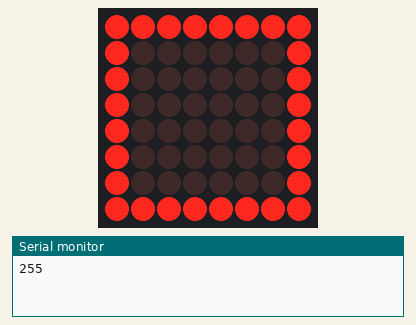
A sketch run on a simulated Arduino Uno, built with avr-gcc and run on an emulated ATmega328P. On the bench: 8×8 LED matrix, the last lines printed to the serial monitor.

Above: at 0.01 s.
At 0.63 s:
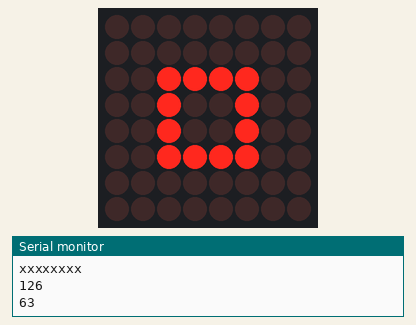

The sketch:

Square.ino
```cpp
#include "LedControl.h"
#include <binary.h>

#define SIZE 8
#define SPEED 50

LedControl lc=LedControl(2,4,3,1); //Pins: DIN,CLK,CS,

int aux;
int num;
int c ;

void setup() {

  lc.shutdown(0,false);
  lc.setIntensity(0,1);

Serial.begin(9600);

aux = 0;
num = 255;
c = 0;
}

void loop() {

Serial.print(num);

lc.setRow(0,aux,num);
lc.setRow(0,(SIZE - 1) - aux,num);
lc.setColumn(0,aux,num);
lc.setColumn(0,(SIZE - 1) - aux,num);

delay(SPEED);
lc.clearDisplay(0);
delay(SPEED);

num = num /2;
Serial.println();
Serial.print(num);
num = num - pow(2,aux) - c;
c = pow(2,aux);

Serial.println();
Serial.print(num);
Serial.println();
Serial.print(aux);
Serial.println();
Serial.print(c);
Serial.println();
Serial.println("xxxxxxxx");
aux++;
if(aux == 4){
  aux = 0;
  num = 255;
  c = 0;
}

}
```
